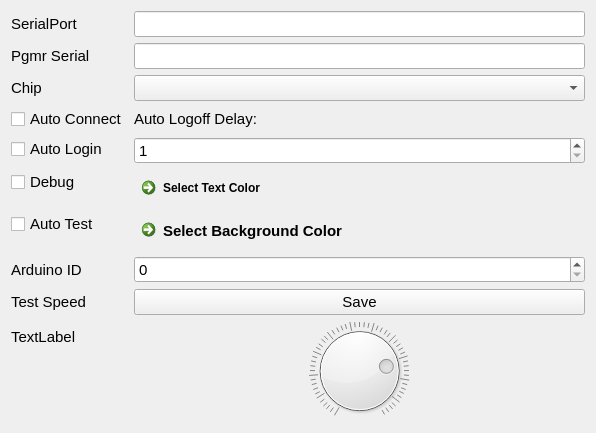
<?xml version="1.0" encoding="UTF-8"?>
<ui version="4.0">
 <class>Settings</class>
 <widget class="QDialog" name="Settings">
  <property name="geometry">
   <rect>
    <x>0</x>
    <y>0</y>
    <width>596</width>
    <height>433</height>
   </rect>
  </property>
  <property name="windowTitle">
   <string>Dialog</string>
  </property>
  <layout class="QFormLayout" name="formLayout">
   <item row="0" column="0">
    <widget class="QLabel" name="label_port">
     <property name="font">
      <font>
       <pointsize>11</pointsize>
      </font>
     </property>
     <property name="text">
      <string>SerialPort</string>
     </property>
    </widget>
   </item>
   <item row="0" column="1">
    <widget class="QLineEdit" name="lineEdit_port">
     <property name="font">
      <font>
       <pointsize>11</pointsize>
      </font>
     </property>
    </widget>
   </item>
   <item row="1" column="0">
    <widget class="QLabel" name="label_serial">
     <property name="font">
      <font>
       <pointsize>11</pointsize>
      </font>
     </property>
     <property name="text">
      <string>Pgmr Serial</string>
     </property>
    </widget>
   </item>
   <item row="1" column="1">
    <widget class="QLineEdit" name="lineEdit_serial">
     <property name="font">
      <font>
       <pointsize>11</pointsize>
      </font>
     </property>
    </widget>
   </item>
   <item row="2" column="0">
    <widget class="QLabel" name="label_chip">
     <property name="font">
      <font>
       <pointsize>11</pointsize>
      </font>
     </property>
     <property name="text">
      <string>Chip</string>
     </property>
    </widget>
   </item>
   <item row="2" column="1">
    <widget class="QComboBox" name="comboBox_chip">
     <property name="font">
      <font>
       <pointsize>11</pointsize>
      </font>
     </property>
     <property name="currentIndex">
      <number>-1</number>
     </property>
     <property name="frame">
      <bool>true</bool>
     </property>
    </widget>
   </item>
   <item row="3" column="0">
    <widget class="QCheckBox" name="checkBox_connect">
     <property name="font">
      <font>
       <pointsize>11</pointsize>
      </font>
     </property>
     <property name="text">
      <string>Auto Connect</string>
     </property>
    </widget>
   </item>
   <item row="3" column="1">
    <widget class="QLabel" name="label_3">
     <property name="font">
      <font>
       <pointsize>11</pointsize>
      </font>
     </property>
     <property name="text">
      <string>Auto Logoff Delay:</string>
     </property>
     <property name="margin">
      <number>4</number>
     </property>
    </widget>
   </item>
   <item row="4" column="0">
    <widget class="QCheckBox" name="checkBox_logon">
     <property name="font">
      <font>
       <pointsize>11</pointsize>
      </font>
     </property>
     <property name="text">
      <string>Auto Login</string>
     </property>
    </widget>
   </item>
   <item row="4" column="1">
    <widget class="QSpinBox" name="spinBox_autologoff_delay">
     <property name="font">
      <font>
       <pointsize>11</pointsize>
      </font>
     </property>
     <property name="specialValueText">
      <string/>
     </property>
     <property name="showGroupSeparator" stdset="0">
      <bool>false</bool>
     </property>
     <property name="minimum">
      <number>1</number>
     </property>
    </widget>
   </item>
   <item row="5" column="0">
    <widget class="QCheckBox" name="checkBox_debug">
     <property name="font">
      <font>
       <pointsize>11</pointsize>
      </font>
     </property>
     <property name="text">
      <string>Debug</string>
     </property>
    </widget>
   </item>
   <item row="5" column="1">
    <widget class="QCommandLinkButton" name="commandLinkButton_select_color">
     <property name="text">
      <string>Select Text Color</string>
     </property>
    </widget>
   </item>
   <item row="6" column="0">
    <widget class="QCheckBox" name="checkBox_test">
     <property name="font">
      <font>
       <pointsize>11</pointsize>
      </font>
     </property>
     <property name="text">
      <string>Auto Test</string>
     </property>
    </widget>
   </item>
   <item row="6" column="1">
    <widget class="QCommandLinkButton" name="commandLinkButton_bg_color">
     <property name="font">
      <font>
       <family>Segoe UI</family>
       <pointsize>11</pointsize>
      </font>
     </property>
     <property name="text">
      <string>Select Background Color</string>
     </property>
    </widget>
   </item>
   <item row="7" column="0">
    <widget class="QLabel" name="label_2">
     <property name="font">
      <font>
       <pointsize>11</pointsize>
      </font>
     </property>
     <property name="text">
      <string>Arduino ID</string>
     </property>
    </widget>
   </item>
   <item row="7" column="1">
    <widget class="QSpinBox" name="spinBox_arduino_id">
     <property name="font">
      <font>
       <pointsize>11</pointsize>
      </font>
     </property>
    </widget>
   </item>
   <item row="8" column="0">
    <widget class="QLabel" name="label">
     <property name="font">
      <font>
       <pointsize>11</pointsize>
      </font>
     </property>
     <property name="text">
      <string>Test Speed</string>
     </property>
    </widget>
   </item>
   <item row="8" column="1">
    <widget class="QPushButton" name="pushButton_save">
     <property name="font">
      <font>
       <pointsize>11</pointsize>
      </font>
     </property>
     <property name="text">
      <string>Save</string>
     </property>
    </widget>
   </item>
   <item row="9" column="0">
    <widget class="QLabel" name="label_speed">
     <property name="font">
      <font>
       <pointsize>11</pointsize>
      </font>
     </property>
     <property name="text">
      <string>TextLabel</string>
     </property>
    </widget>
   </item>
   <item row="9" column="1">
    <widget class="QDial" name="dial">
     <property name="font">
      <font>
       <pointsize>11</pointsize>
      </font>
     </property>
     <property name="minimum">
      <number>10</number>
     </property>
     <property name="maximum">
      <number>225</number>
     </property>
     <property name="value">
      <number>50</number>
     </property>
     <property name="orientation">
      <enum>Qt::Horizontal</enum>
     </property>
     <property name="invertedAppearance">
      <bool>true</bool>
     </property>
     <property name="invertedControls">
      <bool>false</bool>
     </property>
     <property name="notchesVisible">
      <bool>true</bool>
     </property>
    </widget>
   </item>
  </layout>
 </widget>
 <resources/>
 <connections/>
</ui>
